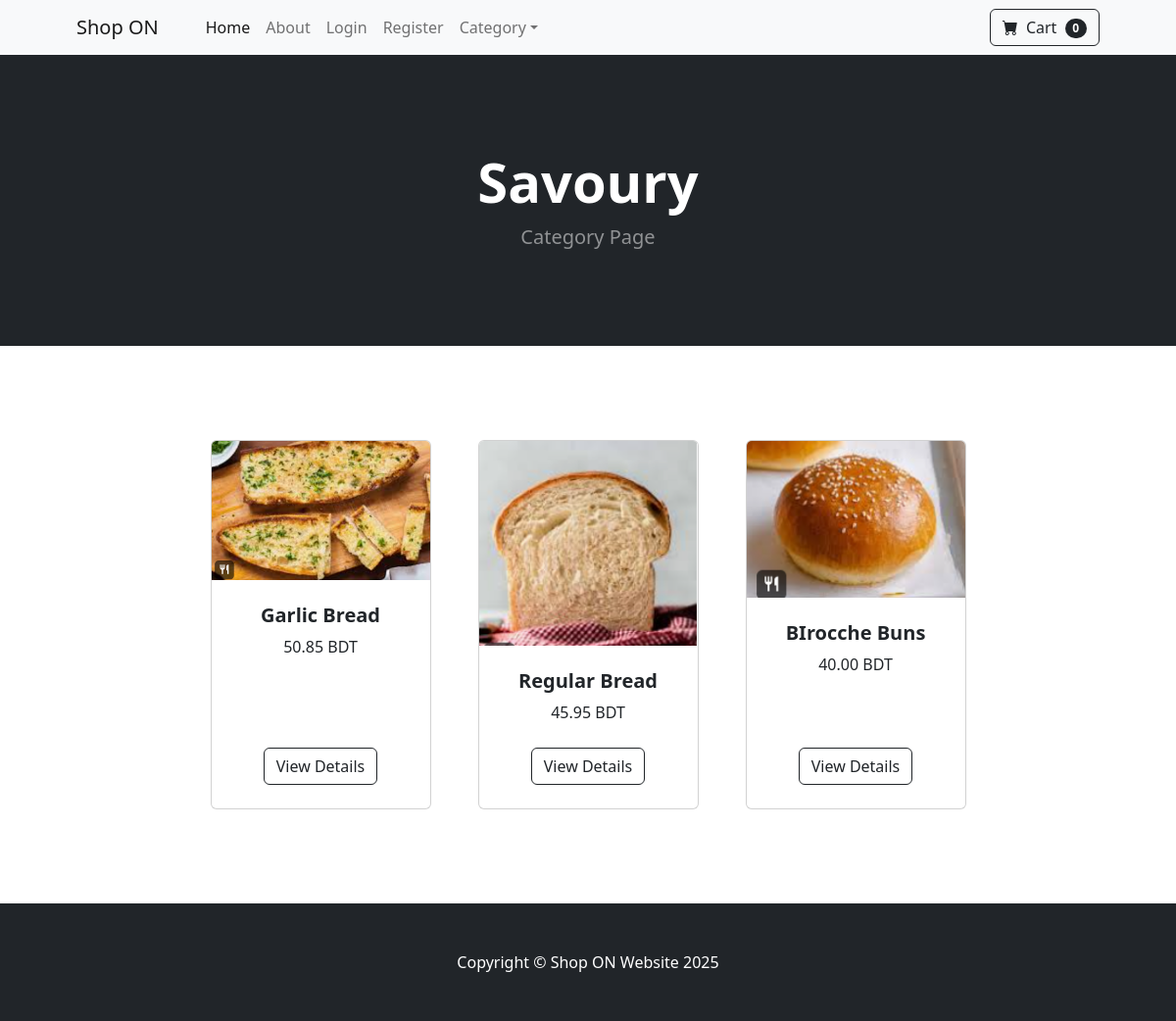
Screenshot of /category/Savoury with the database file from the repository.
### store/models.py (models this page shows, shortened)
class Category(models.Model):
  name = models.CharField(max_length=50)
  def __str__(self):
    return self.name
  class Meta:
    verbose_name_plural = 'Categories'

class Product(models.Model):
  name = models.CharField(max_length=100)
  price = models.DecimalField(default=0, decimal_places=2, max_digits=10)
  category = models.ForeignKey(Category, on_delete=models.CASCADE, default=1)
  description = models.CharField(max_length=500, default='', blank=True, null=True)
  image = models.ImageField(upload_to='uploads/product/')
  is_sale = models.BooleanField(default=False)
  sale_price = models.DecimalField(default=0, decimal_places=2, max_digits=10)

### store/views.py (the view)
# urls.py: path('category/<str:foo>', views.category, name='category'),
def category(request, foo):
    foo = foo.replace('-', ' ')
    try:
        category = Category.objects.get(name=foo)
        products = Product.objects.filter(category=category)
        return render(request, 'category.html', {'products':products, 'category':category})
    except:
        messages.success(request, ("No Category found"))
        return redirect('home')

### cart/cart.py (called while the page is built)
  def __len__(self):
    return len(self.cart)

### cart/context_processors.py (called while the page is built)
def cart(request):
  return {'cart': Cart(request)}

### store/templates/category.html
{% extends 'base.html' %}
    {% block content %}
        <header class="bg-dark py-5">
            <div class="container px-4 px-lg-5 my-5">
                <div class="text-center text-white">
                    <h1 class="display-4 fw-bolder">{{ category }}</h1>
                    <p class="lead fw-normal text-white-50 mb-0">Category Page</p>
                </div>
            </div>
        </header>
        <section class="py-5">
            <div class="container px-4 px-lg-5 mt-5">
                <div class="row gx-4 gx-lg-5 row-cols-2 row-cols-md-3 row-cols-xl-4 justify-content-center">
                    {% for product in products %}
                        {% if product.is_sale %}
                        <div class="col mb-5">
                            <div class="card h-100">
                                <div class="badge bg-dark text-white position-absolute" style="top: 0.5rem; right:0.5rem">Sale</div>
                                <img class="card-img-top" src="{{ product.image.url }}" alt="..." />
                                <div class="card-body p-4">
                                    <div class="text-center">
                                        <h5 class="fw-bolder">{{ product.name }}</h5>
                                        <strike> {{ product.price }} BDT </strike> &nbsp
                                        {{ product.sale_price }} BDT
                                    </div>
                                </div>
                                <div class="card-footer p-4 pt-0 border-top-0 bg-transparent">
                                    <div class="text-center"><a class="btn btn-outline-dark mt-auto" href="{% url 'product' product.id  %}">View Details</a></div>
                                </div>
                            </div>
                        </div>
                        {% else %}
                    <div class="col mb-5">
                        <div class="card h-100">
                            <img class="card-img-top" src="{{ product.image.url }}" alt="..." />
                            <div class="card-body p-4">
                                <div class="text-center">
                                    <h5 class="fw-bolder">{{ product.name }}</h5>
                                    {{ product.price }} BDT
                                </div>
                            </div>
                            <div class="card-footer p-4 pt-0 border-top-0 bg-transparent">
                                <div class="text-center"><a class="btn btn-outline-dark mt-auto" href="{% url 'product' product.id  %}">View Details</a></div>
                            </div>
                        </div>
                    </div>
                        {% endif %}
                    {% endfor %}
            </div>
        </section>
    {% endblock %}

### rows the page displays
Category: name "Savoury"
Product: image (picture), name "Garlic Bread", price "50.85"
Product: image (picture), name "Regular Bread", price "45.95"
Product: image (picture), name "BIrocche Buns", price "40.00"

### other values shown
{{ cart|length }} "0"
